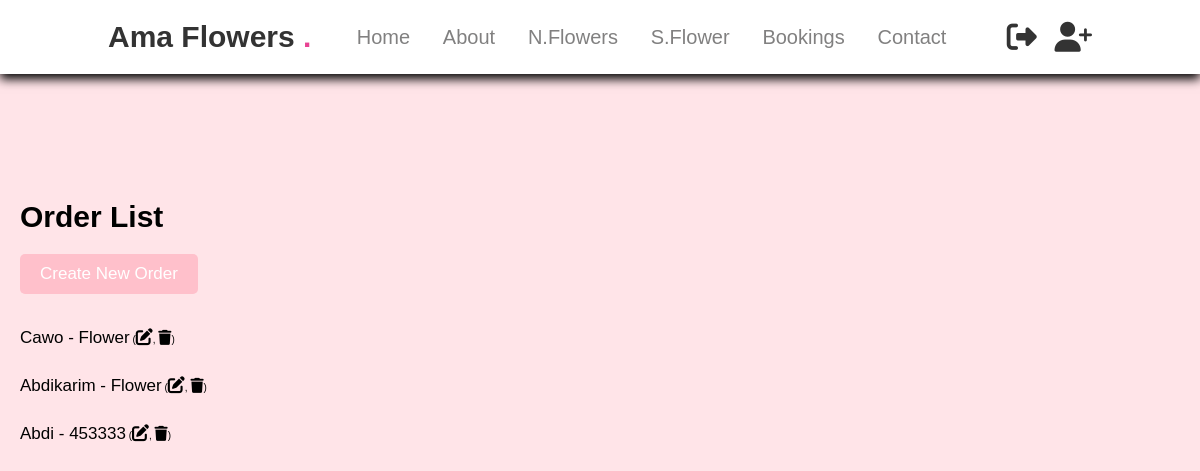
The page /order/ on the database its author committed.
### App/models.py (models this page shows, shortened)
class Order(models.Model):
    customer_name = models.CharField(max_length=100)
    product_name = models.CharField(max_length=100)
    quantity = models.PositiveIntegerField()
    order_date = models.DateField(auto_now_add=True)

### App/views.py (the view)
# urls.py: path('order/', views.order_list, name='order_list'),
def order_list(request):
    orders = Order.objects.all()
    return render(request, 'order_list.html', {'orders': orders})

### templates/order_list.html
{%extends 'base.html'%}
{% load static %}
{% block content %}
<link rel="stylesheet" href="https://cdnjs.cloudflare.com/ajax/libs/font-awesome/6.6.0/css/all.min.css">
    <link rel="stylesheet" type="text/css" href="{% static 'css/oder.css' %}">
    <h1>Order List</h1>
    <a href="{% url 'order_create' %}" class="back-link">Create new order</a>
    <ul>
        {% for order in orders %}
            <li>
                <a href="{% url 'order_detail' order.pk %}">{{ order.customer_name }} - {{ order.product_name }}</a>
                (<a href="{% url 'order_update' order.pk %}" class="icon"><i class="fa fa-edit" style="font-style: 1.5rem;"></i></a>,
                <a href="{% url 'order_delete' order.pk %}" class="icon"><i class="fa fa-trash" style="font-size: 1.5rem;"></i></a>)
            </li>
        {% endfor %}
    </ul>
{% endblock %}

### static/css/base.css (style rules this page uses)
:root { --pink:#e84393; }
* { margin: 0; box-sizing: border-box; font-family: Verdana, Geneva, Tahoma, sans-serif; outline: none; border: none; text-decoration: none; text-transform: capitalize; transition: 2s linear; }
html { font-size: 62.5%; scroll-behavior: smooth; scroll-padding-top: 6rem; overflow-x: hidden; }
body { font-family: Arial, sans-serif; margin: 0; padding: 0; box-sizing: border-box; }

### static/css/oder.css (style rules this page uses)
body { font-family: Arial, sans-serif; margin: 20px; background-color:rgb(255, 228, 232); }
h1 { color: #000000; font-size: 3rem; margin-top: 20rem; }
a { color: black; text-decoration: none; font-size: 1.7rem; font-family: sans-serif; }
ul { list-style-type: none; padding: 0; }
li { padding: 14px 0; }
.back-link { display: inline-block; margin: 20px 0; padding: 10px 20px; background-color: pink; color: white; border-radius: 5px; }

### rows shown on the page
Order: customer_name "Cawo", product_name "Flower"
Order: customer_name "Abdikarim", product_name "Flower"
Order: customer_name "Abdi", product_name "453333"
